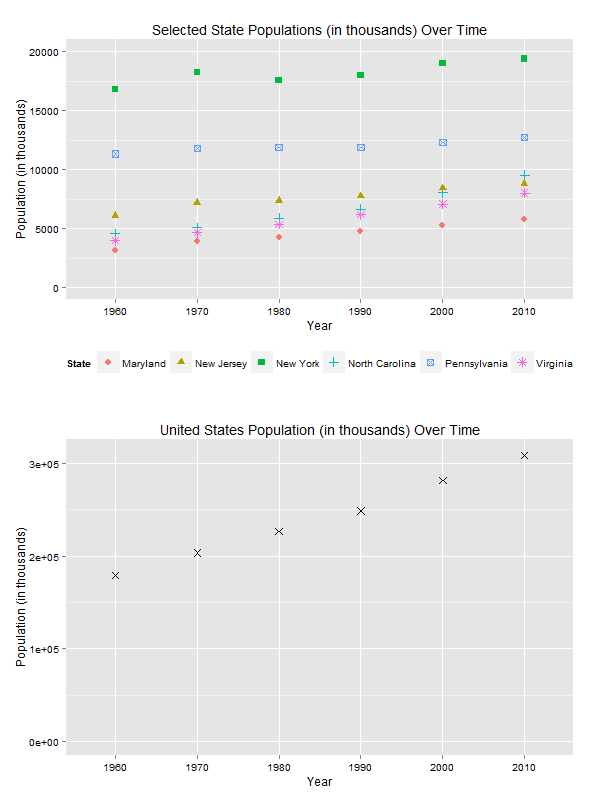

The script that drew this image:
# This script creates two scatter plots using (subsets of) 'census_data.csv'.

# A description of 'census_data.csv' can be found in 'census_data_scrape_and_process.R'.
# The first scatter plot uses a subset of 'census_data.csv' consisting of
# all observations for 6 states (North Carolina, Maryland, New Jersey, Pennsylvania, Virginia, 
# and New York).

# The second scatter plot uses a subset of 'census_data.csv' consisiting of all observations
# for the aggregate United States row.

# Load packages.
library(data.table)
library(reshape2)
library(ggplot2)
library(Rmisc)

# Load data.
census_data = data.table(read.csv('census_data.csv', header = T, stringsAsFactors = F, check.names = F))

#####
# SUBSET/PROCESS DATA.

  # Divide population values by 1000 by easier plot viewing.
  # This command is relevant for both plots.
  census_data$`1960` = census_data$`1960` / 1000
  census_data$`1970` = census_data$`1970` / 1000
  census_data$`1980` = census_data$`1980` / 1000
  census_data$`1990` = census_data$`1990` / 1000
  census_data$`2000` = census_data$`2000` / 1000
  census_data$`2010` = census_data$`2010` / 1000

  # Create data for first scatter plot.

    # Specify states of interest.
    states = c('North Carolina', 'Maryland', 'New Jersey', 'Pennsylvania', 
               'Virginia', 'New York')
    
    # Create data subset for first scatterplot.
    census_subset_1 = census_data[Name %in% states]
    
    # Melt 'census_subset_1' to allow creation of scatter plot.
    census_subset_1 = melt(census_subset_1, id = 'Name')
    
    # Change column names of 'census_subset_1'.
    setnames(census_subset_1, names(census_subset_1), c('State', 'Year', 'Population'))
    
  # Create data for second scatter plot.
    
    # Create data subset for second scatterplot.
    census_subset_2 = census_data[Name == 'United States']
    
    # Melt 'census_subset_2' to allow creation of scatter plot.
    census_subset_2 = melt(census_subset_2, id = 'Name')
    
    # Change column names of 'census_subset_2'.
    setnames(census_subset_2, names(census_subset_2), c('Country', 'Year', 'Population'))

#####  
# PLOT DATA.
# I don't think this is a particularly good visualization, but I wanted to try having multiple plots
# in a single figure.
  
  # Create first plot.
  plot_1 = ggplot(data = census_subset_1, aes(x = Year, y = Population, color = State, shape = State)) +
            geom_point(size = 3) +
            theme(axis.text.x = element_text(color = 'black'), 
                  axis.text.y = element_text(color = 'black'), 
                  legend.position = 'bottom') +
            ylim(c(0, 20000)) +
            ggtitle('Selected State Populations (in thousands) Over Time') +
            xlab('Year') +
            ylab('Population (in thousands)')
    
  # Create second plot.
  plot_2 = ggplot(data = census_subset_2, aes(x = Year, y = Population, color = Country)) +
            geom_point(size = 3, 
                       shape = 4, 
                       colour = 'black') +
            theme(axis.text.x = element_text(color = 'black'), 
                  axis.text.y = element_text(color = 'black')) +
            ylim(c(0, 310000)) +
            ggtitle('United States Population (in thousands) Over Time') +
            xlab('Year') +
            ylab('Population (in thousands)')
  
  # Plot plots.
  multiplot(plot_1, plot_2, cols = 1)
